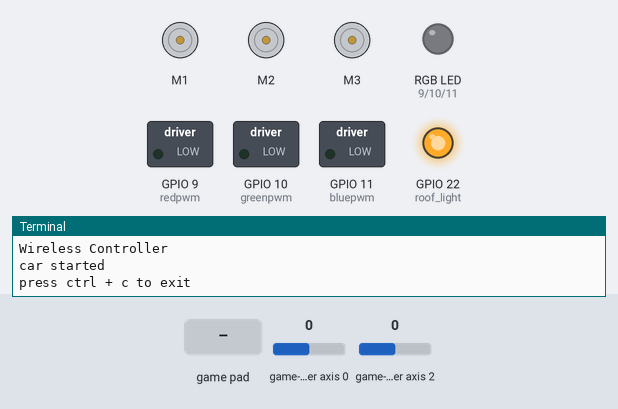
A program run on a simulated Raspberry Pi (BCM pin numbers). Shown: 3 × DC motor (green arrow = forward, orange = backward, longer = faster), switched loads named in the program (green lamp = pin HIGH), an RGB LED mixed from three pins (HIGH = lit), output pins drawn as LEDs (lit = HIGH), the last lines printed to the terminal. The inputs (shaded band) are chosen by the test bench; at power-on: game-controller axis 0 0, game-controller axis 2 0. Dim RGB values are drawn brighter than linear; motors are numbered in the order the program creates them (left before right in a Robot); values from a settings file that is not in the repository are placeholders.

Above: at 1.2 s.
1.3 s: game-controller button 0 pressed
At 2.4 s:
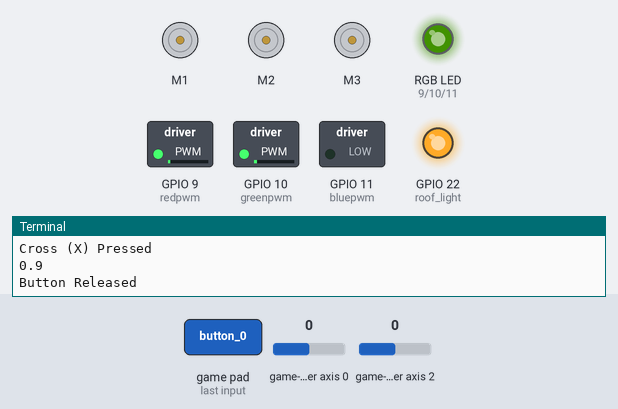
2.8 s: game-controller button 3 pressed
At 3.5 s:
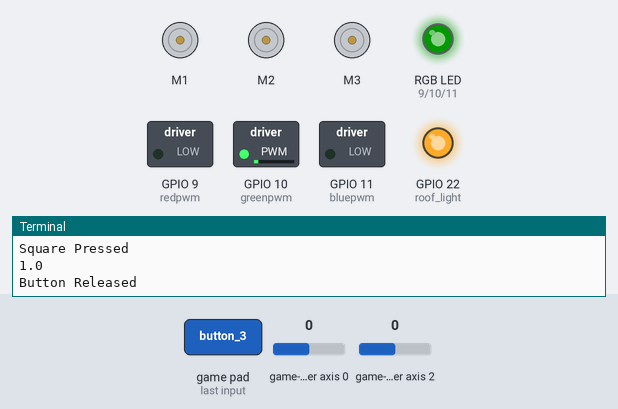
4.3 s: game-controller button 5 pressed
At 4.37 s:
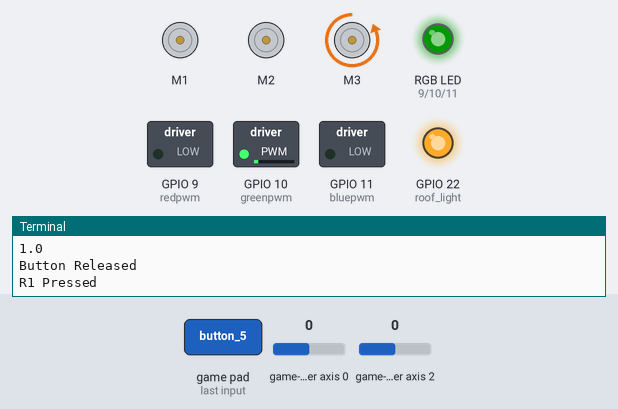
Timing chart, 0 to 7.3 s (numbered marks = the images above; inputs shaded):
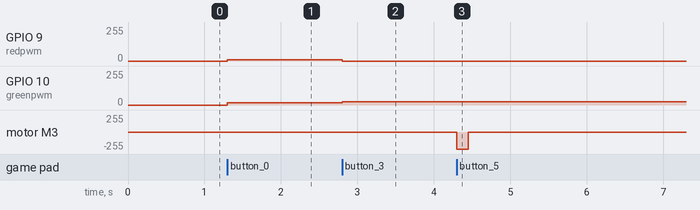

Measured:
- after the input at 1.3 s, GPIO 9 (redpwm): 0/255 → 8/255 at once; GPIO 10 (greenpwm): 0/255 → 18/255 at once
- after the input at 2.8 s, GPIO 9 (redpwm): 8/255 → 0/255 at once; GPIO 10 (greenpwm): 18/255 → 26/255 at once
- after the input at 4.3 s, motor M3: stopped → backward 255/255 at once, → stopped 0.15 s later

The program:

remote_car.py
```python
from gpiozero import Motor, PWMLED
import pygame
import subprocess
from time import sleep
import os
from gpiozero.pins.pigpio import PiGPIOFactory
factory = PiGPIOFactory(host=os.environ['REMOTE_IP_ADDRESS'])

# Lights
redpwm = PWMLED(9, pin_factory=factory)
greenpwm = PWMLED(10, pin_factory=factory)
bluepwm = PWMLED(11, pin_factory=factory)
roof_light = PWMLED(22, pin_factory=factory)
#roof_light = Motor(22, 23)

# Motors
steering = Motor(26, 20, pin_factory=factory)
motor_rear = Motor(16, 19, pin_factory=factory)
motor_front = Motor(12, 6, pin_factory=factory)

#initializes pygame
pygame.init()

controller = ''

try:
    while controller == '':
        try:
            #creates a controller object
            controller = pygame.joystick.Joystick(0)
            #initializes the controller
            controller.init()
            print(pygame.joystick.Joystick(0).get_name())
            print("car started")
            print("press ctrl + c to exit")
            roof_light.toggle()
        except:
            print('Please connect a controller. Restart in 10 seconds.')
            roof_light.pulse()
            sleep(10)
            subprocess.call(["lxterminal", "--command=python3 gamepad_car.py"])
            exit()
except KeyboardInterrupt:
    print("ending program")
    pygame.quit()
    exit()

speed = 1.0

try:
    while True:
        events = pygame.event.get()
        for event in events:
            if controller.get_axis(0) < 0:
                print(controller.get_axis(0))
                steering.forward(-controller.get_axis(0))
            elif controller.get_axis(0) > 0:
                print(controller.get_axis(0))
                steering.backward(controller.get_axis(0))
            elif controller.get_axis(0) == 0:
                steering.stop()

            if controller.get_axis(2) != 0.0 and controller.get_axis(2) > -0.50: #L2
                print(controller.get_axis(2))
                print("L2")
                motor_front.backward((controller.get_axis(2)+1)/2)
                motor_rear.backward((controller.get_axis(2)+1)/2)
            elif controller.get_axis(5) != 0.0 and controller.get_axis(5) > -0.50: #R2
                print(controller.get_axis(5))
                print("R2")
                motor_front.forward((controller.get_axis(5)+1)/2)
                motor_rear.forward((controller.get_axis(5)+1)/2)
            else:
                motor_front.stop()
                motor_rear.stop()

            if event.type == pygame.JOYBUTTONDOWN:
                if controller.get_button(0):
                    if speed >= 0.70:
                        speed-=0.10
                    print("Cross (X) Pressed")
                    print(speed)
                elif controller.get_button(1):
                    print("Circle Pressed")
                elif controller.get_button(2):
                    print("Triangle Pressed")
                    if controller.get_button(10):
                        print('shutdown')
                        subprocess.call(["lxterminal", "--command=sudo shutdown -h now"])
                elif controller.get_button(3):
                    if speed <= 0.90:
                        speed+=0.10
                    print("Square Pressed")
                    print(speed)
                elif controller.get_button(4):
                    print("L1 Pressed")
                elif controller.get_button(5):
                    print("R1 Pressed")
                    motor_front.backward()
                elif controller.get_button(6):
                    print("L2 Pressed")
#                     print(controller.get_axis(2))
#                     motor_front.backward(speed)
#                     motor_rear.backward(speed)
                elif controller.get_button(7):
                    print("R2 Pressed")
#                     print(controller.get_axis(5))
#                     motor_front.forward(speed)
#                     motor_rear.forward(speed)
                    if controller.get_button(5):
                        print("R1 Pressed")
                        motor.backward()
                elif controller.get_button(8):
                    print("SHARE Pressed")
                elif controller.get_button(9):
                    print("OPTIONS Pressed")
                elif controller.get_button(10):
                    print("Power (PS) Button Pressed")
                elif controller.get_button(11):
                    print("Left Analog (L3) Pressed")
                elif controller.get_button(12):
                    print("Right Analog (R3) Pressed")
                    roof_light.toggle()

                if speed == 1.0:
                    greenpwm.value = 0.10
                    redpwm.value = 0.0
                elif speed >= 0.9:
                    greenpwm.value = 0.07
                    redpwm.value = 0.03
                elif speed >= 0.8:
                    greenpwm.value = 0.04
                    redpwm.value = 0.06
                elif speed >= 0.7:
                    greenpwm.value = 0.02
                    redpwm.value = 0.08
                elif speed >= 0.6:
                    greenpwm.value = 0.0
                    redpwm.value = 0.10

            elif event.type == pygame.JOYBUTTONUP:
                print("Button Released")
                motor_rear.stop()
                motor_front.stop()
                steering.stop()

except KeyboardInterrupt:
    print("ending program")
    greenpwm.value = 0
    redpwm.value = 0
    bluepwm.value = 0
    roof_light.value = 0
    controller.quit()
    pygame.quit()
```
